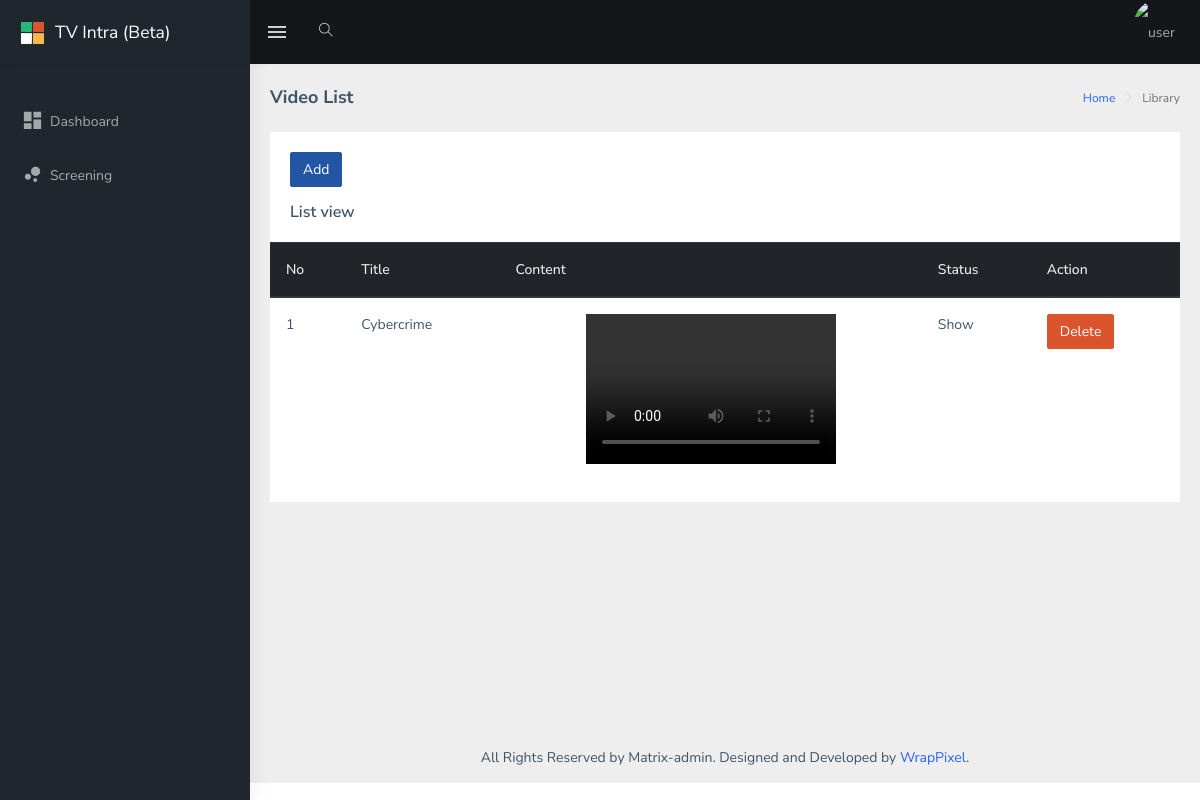
Page /index.php/datahandler/video on the earlier database version.
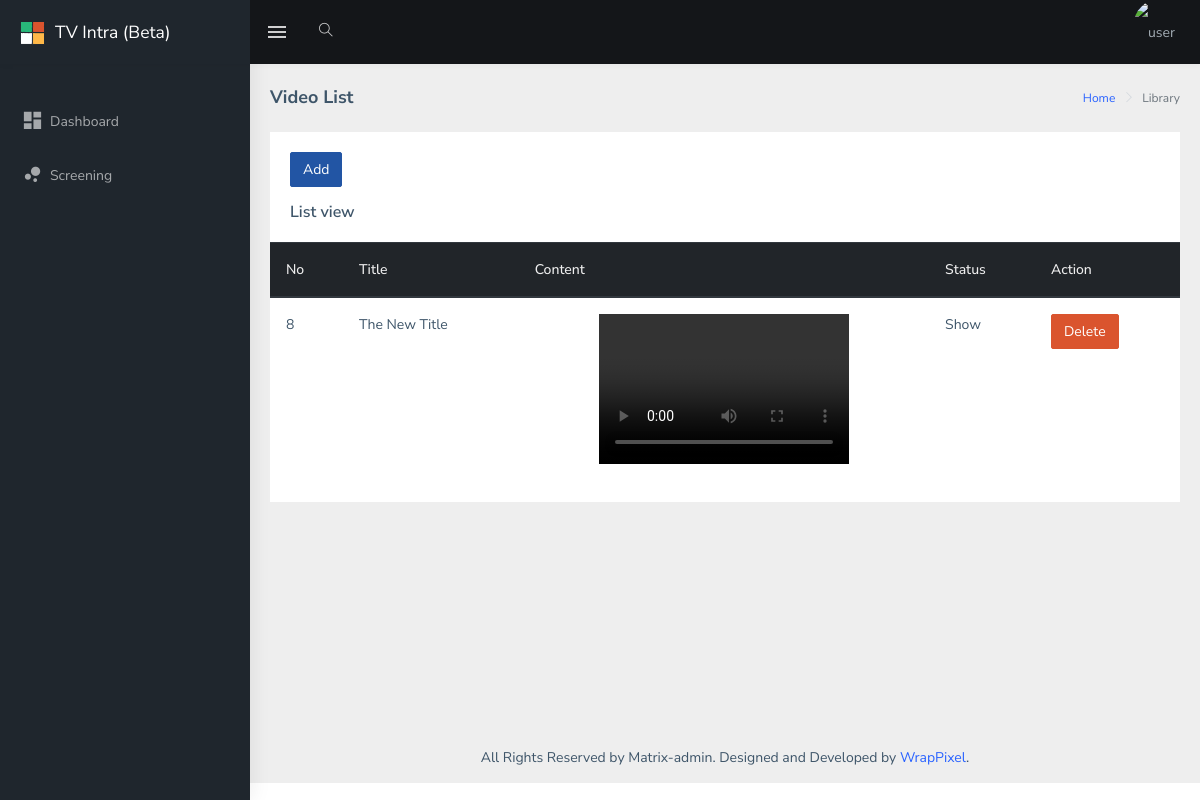
Same page on the later database version.
### tables this page shows
CREATE TABLE `data_playback` (
  `id` int(11) NOT NULL,
  `playback_title` varchar(250) DEFAULT NULL,
  `playback_content` text NOT NULL,
  `playback_video` text,
  `playback_status` varchar(10) DEFAULT NULL,
  `playback_reg` timestamp NULL DEFAULT NULL
);

### application/controllers/Datahandler.php (called while the page is built, shortened)
<?php
class Datahandler extends CI_Controller {
    public function __construct()
    {
        $this->load->helper('url');
		$this->load->model('Data_model');
    }
    public function video()
	  {
        $this->load->database();
        $data['title'] = 'Add New Playback';
        $data['get_playback']=$this->Data_model->get_playbackview();
        $this->load->view('template/header');
        $this->load->view('template/sidebar');
		$this->load->view('pages/video', $data);
		$this->load->view('template/footer');
    }
}

### index.php (called while the page is built, shortened)
<?php
require_once BASEPATH.'core/CodeIgniter.php';

### application/models/Data_model.php (called while the page is built, shortened)
<?php
class Data_model extends CI_Model
{
	public function get_playbackview()
	{
		$this->db->select('*');
		$this->db->from('data_playback');
		$query = $this->db->get();
		return $query->result();
	}
}

### application/views/pages/video.php (the view, shortened to what this page needs)
<div class="page-wrapper">
  <div class="page-breadcrumb">
    <div class="row">
      <div class="col-12 d-flex no-block align-items-center">
        <h4 class="page-title">Video List</h4>
        <div class="ml-auto text-right">
          <nav aria-label="breadcrumb">
            <ol class="breadcrumb">
              <li class="breadcrumb-item"><a href="#">Home</a></li>
              <li class="breadcrumb-item active" aria-current="page">Library</li>
            </ol>
          </nav>
        </div>
      </div>
    </div>
  </div>
  <div class="container-fluid">
    <div class="row">
      <div class="col-12">
        <div class="card">
          <div class="card-body">
            <a href="<?php echo site_url('add/video') ?>" class="btn btn-info">Add</a>
            <p>
            <h5 class="card-title m-b-0">List view</h5>
          </div>
          <table id="example1" class="table">
            <thead class="thead-dark">
              <tr>
                <th>No</th>
                <th>Title</th>
                <th>Content</th>
                <th>Status</th>
                <th>Action</th>
              </tr>
            </thead>
            <tbody>
              <?php
              foreach ($get_playback as $row) {
                ?>
                <tr>
                  <td><?php echo $row->id?></td>
                  <td><?php echo $row->playback_title?></td>
                  <td><center><video width="250" height="150" controls>
                    <source src="<?php echo base_url("/assets/video/")?><?php echo $row->playback_video?>" type="video/mp4">
                    </video></center></td>
                    <td><?php echo $row->playback_status?></td>
                    <td>
                    <a class="btn btn-danger" href="<?php echo site_url("Datahandler/vedio_delete/" . $row->id); ?>" onclick="return confirm('There is no turning back after you delete this item, Are you sure?')">Delete</a>
                    </td>
                  </tr>
                <?php } ?>
              </tbody>
            </table>
          </div>
        </div>
      </div>
    </div>

Differences in the rows shown:
removed data_playback: id "1", playback_title "Cybercrime", playback_status "Show"
added data_playback: id "8", playback_title "The New Title", playback_status "Show"
